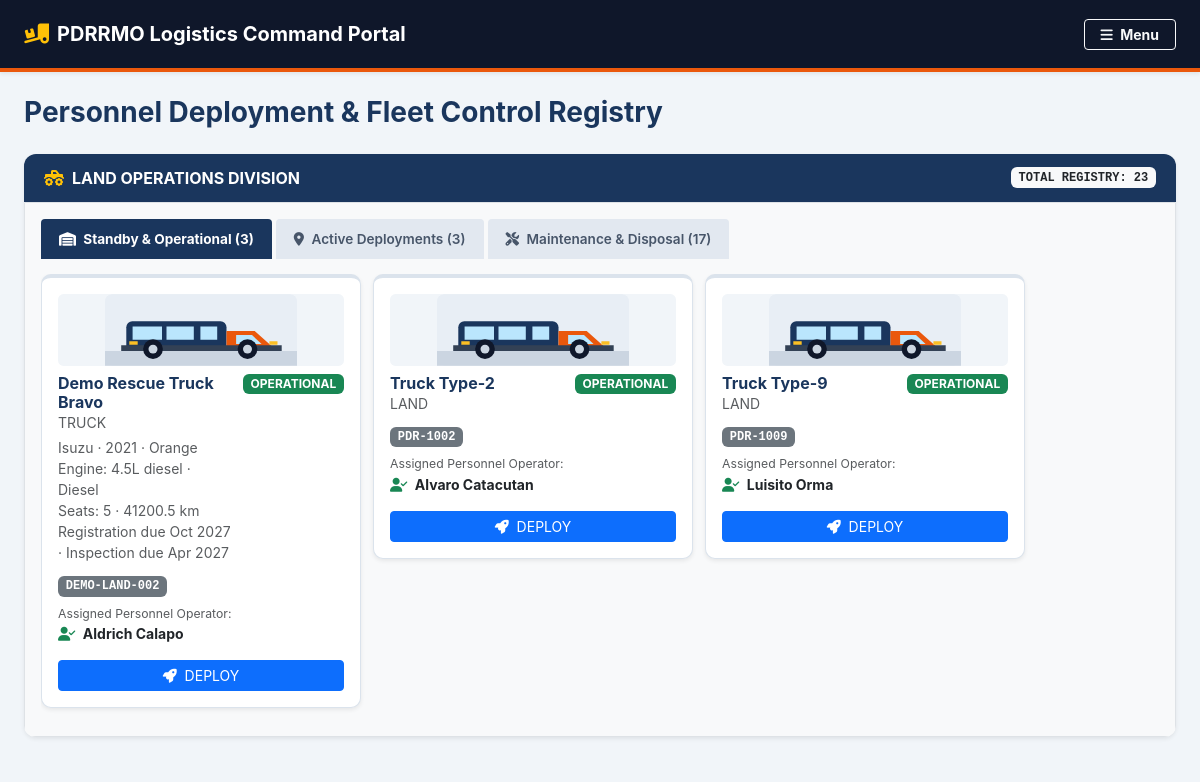
Before: /logistics/ (signed in, upper part) with the older database file.
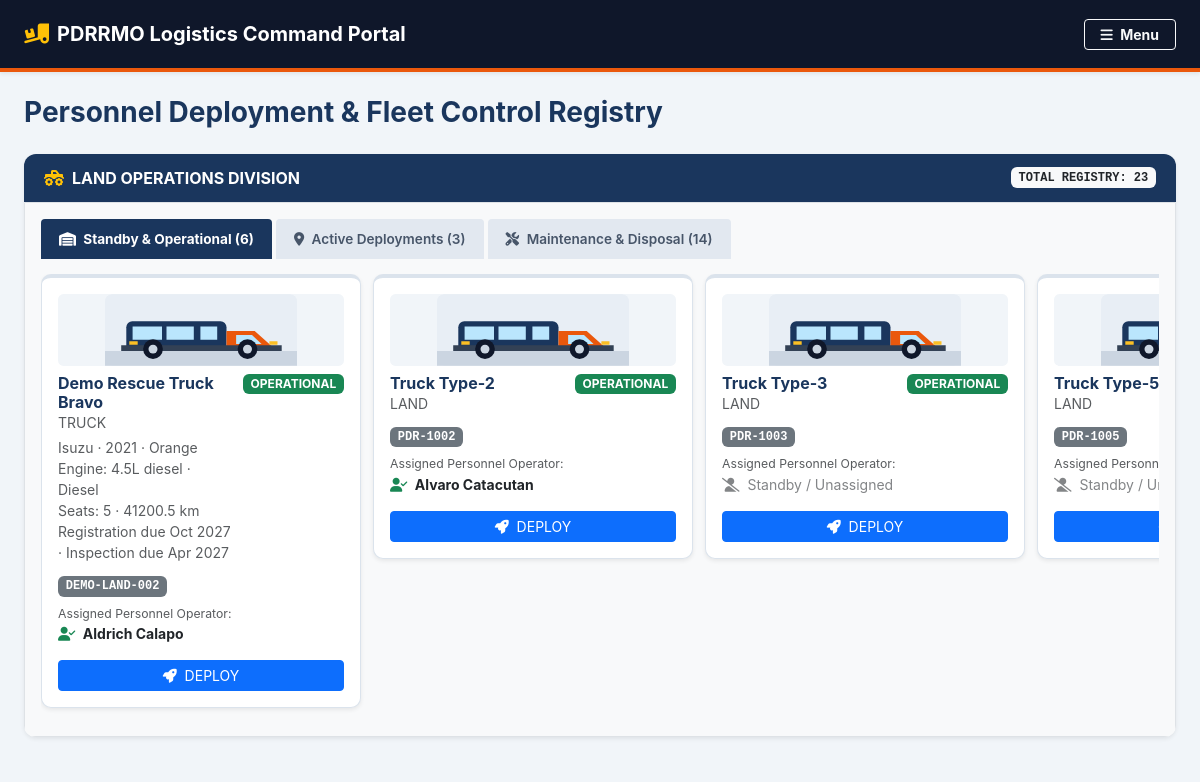
After: the same page with the newer database file.
### fleet/models.py (models this page shows, shortened)
class Vehicle(models.Model):
    SCHEDULED_MAINTENANCE_CHOICES = [
        ('TIRES', 'Tire replacement'),
        ('OIL', 'Oil replacement'),
        ('OTHER', 'Other maintenance'),
    ]
    STATUS_CHOICES = [
        ('OPERATIONAL', 'Operational'),
        ('MAINTENANCE', 'Maintenance'),
        ('DEPLOYED', 'Deployed'),
        ('PENDING_DISPOSAL', 'Pending Disposal'),
        ('ARCHIVED', 'Archived'),
    ]
    model_name = models.CharField(max_length=100)
    plate_number = models.CharField(max_length=50, unique=True)
    vehicle_type = models.ForeignKey(VehicleType, on_delete=models.CASCADE)
    hull_type = models.CharField(max_length=100, blank=True)
    length_m = models.DecimalField(max_digits=7, decimal_places=2, blank=True, null=True)
    make = models.CharField(max_length=100, blank=True)
    model_year = models.PositiveSmallIntegerField(blank=True, null=True)
    color = models.CharField(max_length=50, blank=True)
    odometer_km = models.DecimalField(max_digits=10, decimal_places=1, blank=True, null=True)
    passenger_capacity = models.PositiveIntegerField(blank=True, null=True)
    engine_details = models.CharField(max_length=200, blank=True)
    fuel_type = models.CharField(max_length=50, blank=True)
    registration_expiry = models.DateField(blank=True, null=True)
    inspection_expiry = models.DateField(blank=True, null=True)
    status = models.CharField(max_length=50, choices=STATUS_CHOICES, default='OPERATIONAL')
    maintenance_problem = models.CharField(max_length=1000, blank=True)
    maintenance_started_at = models.DateTimeField(null=True, blank=True)
    maintenance_last_assigned_driver = models.CharField(max_length=100, blank=True)
    scheduled_maintenance_type = models.CharField(
        max_length=20,
        choices=SCHEDULED_MAINTENANCE_CHOICES,
        blank=True,
    )
    scheduled_maintenance_date = models.DateField(null=True, blank=True)
    scheduled_maintenance_description = models.CharField(max_length=500, blank=True)
    assigned_driver = models.OneToOneField(
        Driver,
        on_delete=models.SET_NULL,
        null=True,
        blank=True,
        related_name='assigned_vehicle',
    )
    deployment_location = models.CharField(max_length=255, blank=True, null=True)
    deployment_purpose = models.CharField(max_length=255, blank=True, null=True)
    deployment_time = models.DateTimeField(blank=True, null=True)

class VehicleType(models.Model):
    name = models.CharField(max_length=50, unique=True)
    def __str__(self):
        return self.name

class Driver(models.Model):
    LICENSE_AUTHORITY_CHOICES = [
        ('LTO', 'LTO - Land Transportation Office'),
        ('MARINA', 'MARINA - Maritime Industry Authority'),
    ]
    name = models.CharField(max_length=100, unique=True)
    license_authority = models.CharField(
        max_length=10,
        choices=LICENSE_AUTHORITY_CHOICES,
        default='LTO',
    )
    license_number = models.CharField(max_length=50, blank=True, null=True)
    phone_number = models.CharField(max_length=20, blank=True, null=True)
    is_active = models.BooleanField(default=True)

### fleet/views.py (the view, shortened to what this page needs)
# urls.py: path('logistics/', views.logistics_dashboard, name='logistics_dashboard'),
@login_required
def logistics_dashboard(request):
    user = request.user
    if not check_user_role(user, 'Logistics Officers', ['logistics', 'log', 'depot', 'fleet']):
        messages.error(request, "Access restricted to Logistics Depot management accounts.")
        return redirect('dashboard_portal:homepage')
    move_overdue_vehicles_to_maintenance(request)
    all_vehicles = Vehicle.objects.all().select_related('vehicle_type', 'assigned_driver')
    status_order = Case(
        When(status='OPERATIONAL', then=Value(1)),
        When(status='DEPLOYED', then=Value(2)),
        When(status='MAINTENANCE', then=Value(3)),
        When(status='PENDING_DISPOSAL', then=Value(4)),
        default=Value(5),
        output_field=IntegerField(),
    )
    land_vehicles = all_vehicles.exclude(
        seacraft_vehicle_type_filter()
    ).exclude(
        status__in=['ARCHIVED', 'DISPOSED']
    ).order_by(status_order, 'model_name')
    sea_crafts = all_vehicles.filter(
        seacraft_vehicle_type_filter()
    ).exclude(
        status__in=['ARCHIVED', 'DISPOSED']
    ).order_by(status_order, 'model_name')
    land_vehicles = add_disposal_reasons(land_vehicles)
    sea_crafts = add_disposal_reasons(sea_crafts)
    land_standby = [v for v in land_vehicles if v.status == 'OPERATIONAL']
    land_deployed = [v for v in land_vehicles if v.status == 'DEPLOYED']
    land_maintenance = [v for v in land_vehicles if v.status in ['MAINTENANCE', 'PENDING_DISPOSAL']]
    sea_standby = [c for c in sea_crafts if c.status == 'OPERATIONAL']
    sea_deployed = [c for c in sea_crafts if c.status == 'DEPLOYED']
    sea_maintenance = [c for c in sea_crafts if c.status in ['MAINTENANCE', 'PENDING_DISPOSAL']]
    all_drivers = Driver.objects.filter(is_active=True)
    land_drivers = all_drivers.exclude(seacraft_operator_filter())
    sea_drivers = all_drivers.filter(seacraft_operator_filter())
    assigned_driver_ids = set(
        Vehicle.objects.filter(assigned_driver__isnull=False).values_list('assigned_driver_id', flat=True)
    )
    assigned_driver_map = {
        v.assigned_driver_id: v.model_name for v in Vehicle.objects.filter(assigned_driver__isnull=False)
    }
    types = VehicleType.objects.all()
    context = {
        'land_vehicles': land_vehicles,
        'sea_crafts': sea_crafts,
        'land_standby': land_standby,
        'land_deployed': land_deployed,
        'land_maintenance': land_maintenance,
        'sea_standby': sea_standby,
        'sea_deployed': sea_deployed,
        'sea_maintenance': sea_maintenance,
        'types': types,
        'land_drivers': land_drivers,
        'sea_drivers': sea_drivers,
        'assigned_driver_ids': assigned_driver_ids,
        'assigned_driver_map': assigned_driver_map,
        'operator_form': OperatorDetailsForm(),
        'asset_registration_forms': [
            FleetAssetRegistrationForm(prefix='asset-0'),
        ],
        'incident_form': FleetIncidentForm(
            vehicle_queryset=all_vehicles.select_related('vehicle_type'),
        ),
        'incident_records': FleetIncident.objects.select_related(
            'vehicle__vehicle_type',
            'reported_by',
        ).order_by('-occurred_at', '-pk'),
    }
    return render(request, 'fleet/logistics_dashboard.html', context)

### fleet/templates/fleet/logistics_dashboard.html (shortened to what this page needs)
{% load static %}
<!DOCTYPE html>
<html lang="en">
<head>
    <link href="https://cdn.jsdelivr.net/npm/bootstrap@5.3.0/dist/css/bootstrap.min.css" rel="stylesheet">
    <link rel="stylesheet" href="https://cdnjs.cloudflare.com/ajax/libs/font-awesome/6.4.0/css/all.min.css">
    <link rel="stylesheet" href="{% static 'fleet/css/dashboard_views.css' %}">
    <link rel="stylesheet" href="{% static 'fleet/css/dashboard_print.css' %}">
    <link rel="stylesheet" href="{% static 'fleet/css/dashboard_theme.css' %}">
</head>
<body class="dashboard-shell">
    <nav class="navbar navbar-dark nav-header px-4 py-2 shadow-sm mb-4">
        <span class="navbar-brand fw-bold text-white d-flex align-items-center gap-2">
            <i class="fa-solid fa-truck-ramp-box" style="color: #FFC107;"></i>
            <span> PDRRMO Logistics Command Portal</span>
        </span>
        <div class="d-flex align-items-center">
            <button type="button" class="btn btn-sm btn-outline-light fw-bold px-3"
                    data-bs-toggle="offcanvas" data-bs-target="#logisticsMenuDrawer"
                    aria-controls="logisticsMenuDrawer" aria-label="Open logistics menu">
                <i class="fa-solid fa-bars me-1"></i> Menu
            </button>
        </div>
    </nav>
    <div class="container-fluid px-4">
        <h3 class="fw-bold mb-4" style="color: #1A365D;">Personnel Deployment & Fleet Control Registry</h3>
        <div class="card shadow-sm border-0 mb-5">
            <div class="panel-header-custom d-flex justify-content-between align-items-center">
                <span><i class="fa-solid fa-truck-monster me-2 text-warning"></i>LAND OPERATIONS DIVISION</span>
                <span class="badge bg-light text-dark font-monospace">TOTAL REGISTRY: {{ land_vehicles|length }}</span>
            </div>
            <div class="card-body bg-light border rounded-bottom">
                <ul class="nav nav-tabs custom-tabs border-0 mb-3" id="landTabs" role="tablist">
                    <li class="nav-item" role="presentation">
                        <button class="nav-link active" id="land-standby-tab" data-bs-toggle="tab" data-bs-target="#land-standby-pane" type="button" role="tab">
                            <i class="fa-solid fa-warehouse me-1"></i> Standby & Operational ({{ land_standby|length }})
                        </button>
                    </li>
                    <li class="nav-item" role="presentation">
                        <button class="nav-link" id="land-deployed-tab" data-bs-toggle="tab" data-bs-target="#land-deployed-pane" type="button" role="tab">
                            <i class="fa-solid fa-location-dot me-1"></i> Active Deployments ({{ land_deployed|length }})
                        </button>
                    </li>
                    <li class="nav-item" role="presentation">
                        <button class="nav-link" id="land-maint-tab" data-bs-toggle="tab" data-bs-target="#land-maint-pane" type="button" role="tab">
                            <i class="fa-solid fa-screwdriver-wrench me-1"></i> Maintenance & Disposal ({{ land_maintenance|length }})
                        </button>
                    </li>
                </ul>
                <div class="tab-content" id="landTabsContent">
                    <div class="tab-pane fade show active" id="land-standby-pane" role="tabpanel">
                        <div class="asset-grid logistics-asset-grid">
                            {% for vehicle in land_standby %}
                            <article class="asset-card shadow-sm">
                                <div class="asset-card-content p-3 d-flex flex-column h-100">
                                    <img src="{% static 'fleet/images/land-vehicle.svg' %}" alt="Land vehicle" class="asset-card-image mb-2">
                                    <div class="d-flex justify-content-between align-items-start gap-2 mb-2">
                                        <div>
                                            <h5 class="fs-6 fw-bold mb-0" style="color: #1A365D;">{{ vehicle.model_name }}</h5>
                                            <div class="text-muted small">{{ vehicle.vehicle_type.name }}</div>
                                            {% include "fleet/_land_vehicle_specs.html" with vehicle=vehicle %}
                                        </div>
                                        <span class="badge bg-success">OPERATIONAL</span>
                                    </div>
                                    <div class="mb-2"><span class="badge bg-secondary font-monospace">{{ vehicle.plate_number }}</span></div>
                                    <div class="mb-3 small">
                                        <span class="text-muted d-block small">Assigned Personnel Operator:</span>
                                        {% if vehicle.assigned_driver %}
                                            <span class="fw-bold text-dark"><i class="fa-solid fa-user-check text-success me-1"></i> {{ vehicle.assigned_driver.name }}</span>
                                        {% else %}
                                            <span class="text-muted italic opacity-75"><i class="fa-solid fa-user-slash me-1"></i> Standby / Unassigned</span>
                                        {% endif %}
                                    </div>
                                    <div class="mt-auto">
                                        <button type="button"
                                                class="btn btn-sm btn-primary w-100 btn-deploy-trigger"
                                                data-bs-toggle="modal"
                                                data-bs-target="#deployVehicleModal"
                                                data-vehicle-id="{{ vehicle.id }}"
                                                data-model-name="{{ vehicle.model_name }}"
                                                data-vehicle-category="LAND"
                                                data-assigned-driver-id="{{ vehicle.assigned_driver.id|default:'' }}">
                                            <i class="fa-solid fa-rocket me-1"></i> DEPLOY
                                        </button>
                                    </div>
                                </div>
                            </article>
                            {% empty %}
                            <div class="asset-grid-empty text-center py-4 text-muted fw-semibold">No land assets currently on standby.</div>
                            {% endfor %}
                        </div>
                    </div>
                </div>
            </div>
        </div>
    </div>
</body>
</html>

### fleet/templates/fleet/_land_vehicle_specs.html
{% if vehicle.make or vehicle.model_year or vehicle.color or vehicle.engine_details or vehicle.fuel_type or vehicle.passenger_capacity or vehicle.odometer_km or vehicle.registration_expiry or vehicle.inspection_expiry %}
<div class="small text-muted mt-1">
    {% if vehicle.make or vehicle.model_year or vehicle.color %}
        {% if vehicle.make %}{{ vehicle.make }}{% endif %}
        {% if vehicle.model_year %}{% if vehicle.make %} · {% endif %}{{ vehicle.model_year }}{% endif %}
        {% if vehicle.color %}{% if vehicle.make or vehicle.model_year %} · {% endif %}{{ vehicle.color }}{% endif %}
    {% endif %}
    {% if vehicle.engine_details %}<br>Engine: {{ vehicle.engine_details }}{% endif %}
    {% if vehicle.fuel_type %}{% if vehicle.engine_details %} · {% else %}<br>{% endif %}{{ vehicle.fuel_type }}{% endif %}
    {% if vehicle.passenger_capacity %}<br>Seats: {{ vehicle.passenger_capacity }}{% endif %}
    {% if vehicle.odometer_km is not None %}{% if vehicle.passenger_capacity %} · {% else %}<br>{% endif %}{{ vehicle.odometer_km }} km{% endif %}
    {% if vehicle.registration_expiry %}<br>Registration due {{ vehicle.registration_expiry|date:"M Y" }}{% endif %}
    {% if vehicle.inspection_expiry %}{% if vehicle.registration_expiry %} · {% else %}<br>{% endif %}Inspection due {{ vehicle.inspection_expiry|date:"M Y" }}{% endif %}
</div>
{% endif %}

Changed rows visible on the page:
no longer on this page (row unchanged): Vehicle: model_name "Truck Type-9", vehicle_type.name "LAND", plate_number "PDR-1009", assigned_driver.name "Luisito Orma"
now on this page (row edited): Vehicle: model_name "Truck Type-3", vehicle_type.name "LAND", plate_number "PDR-1003", shows "Standby / Unassigned"
now on this page (row edited): Vehicle: model_name "Truck Type-5", vehicle_type.name "LAND", plate_number "PDR-1005", shows "Standby /…"
Other visible differences:
{{ land_standby|length }}: "3" → "6"
{{ land_maintenance|length }}: "17" → "14"
